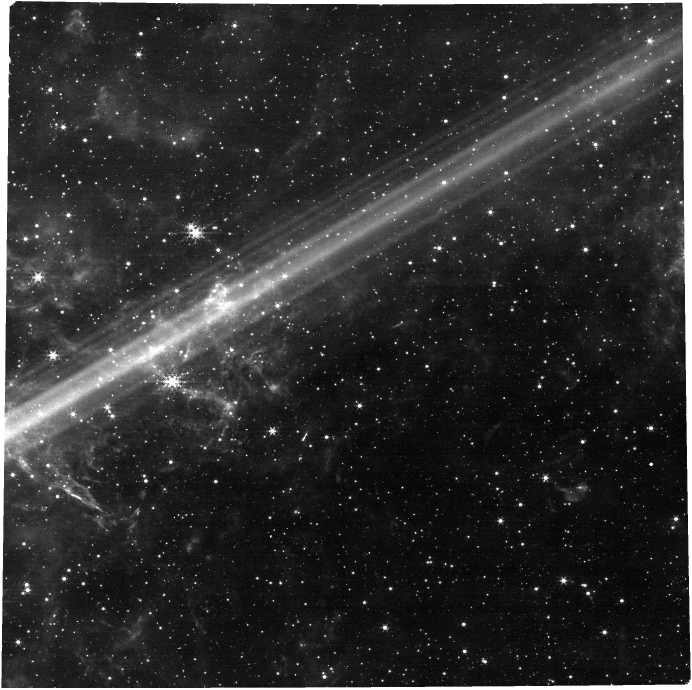
#> input picture mast/2026-07-30-jwst-image-carina-nebula/carina_nircam.jpg, 2075 x 2068 px (shown at 1/3 size)
$ jupyter execute notebook.ipynb
#> lines starting #> are read from the running program, lines starting #| are printed output that depends on the picture
**Author:** Biswajit Jana
**Date:** February 15, 2026

# JWST Carina: visible-structure audit

**Scientific question:** Which visible structures persist when the edge threshold changes?

## Learning goals

By the end of this notebook you will be able to:

- Load a real MAST JWST NIRCam preview image and measure its pixel dimensions and dynamic range.
- Compute a radial brightness profile from the nebula's brightest region outward and plot it against angular distance from that center.
- Produce a labelled zoomed-in cutout of the most interesting real sub-feature in the frame.
- Build a short results table capturing what can and cannot be measured from a display-stretched preview product (as opposed to calibrated FITS).

**Background:** The Carina Nebula is a large star-forming region roughly 8,500 light-years away, famous for its "Cosmic Cliffs" imaged by JWST's NIRCam instrument. A "preview" or "display" JPEG from MAST has already been stretched and compressed for visualization — its pixel values are relative display intensities, not calibrated physical flux, so this notebook treats them accordingly: real, quantitative, but display-only measurements.

## Scientific audit protocol

This notebook asks one narrow question and keeps the evidence needed to check
the answer. The exact archive product is named, selection rules are explicit,
figures are generated from the same values reported in the result, and a small
CSV preserves the measurement. A fixed random seed makes resampling repeatable.

Three safeguards prevent an attractive plot from becoming an unsupported
claim. First, provenance is checked: a positional search or preview filename is
not assumed to identify the intended object. Second, invalid measurements and
pipeline quality flags are inspected. Third, a reasonable analysis choice is
changed. Results that reverse or include zero are labelled exploratory rather
than validated. Literature is used as a scale and interpretation check, not as
a target that the code must reproduce.

Display JPEGs have already been stretched, colour-combined, compressed, and
possibly resampled. Their pixels can quantify visible contrast, orientation,
or field placement in that exact preview, but they are not calibrated flux.
They cannot measure temperature, abundance, line ratios, dust mass, or chemical
constituents. Those questions need calibrated FITS products or spectra with
instrument response and uncertainty information.

Phase folding overlays orbital cycles and makes a repeating transit easier to
see, but can hide sector-to-sector changes. For that reason the stored tables
retain time and sector information. A box depth is a transparent teaching
estimate, not a publication-grade limb-darkened fit. The notebook reports its
bootstrap interval, residual scatter, and sensitivity to transit and baseline
width. Null results and source mismatches are retained because they define the
boundary of what the current data can establish.

Each saved figure has a specific job. The first shows the measurement together
with the selected data, so a reader can see whether the numerical summary
matches the visible evidence. The second changes an assumption or processing
choice. Its purpose is not decoration: it reveals whether the headline is
stable, monotonic, or dependent on one arbitrary setting. Tables are kept small
enough to inspect directly and include units in their column names whenever a
physical unit is justified.

The interpretation separates observation from inference. An observed dip,
edge, or bright region is described first. Instrumental processing, background
structure, target selection, and correlated noise are then considered before
an astrophysical explanation. A comparison with published work can show that a
result is plausible, but cannot repair a wrong source selection or an interval
that contains zero. Follow-up requirements are therefore stated alongside the
answer. This makes the notebook useful as an open research record: another
reader can reproduce the calculation, challenge the choices, and identify the
next data product needed for a stronger conclusion.

[cell 1]
from pathlib import Path
import json, numpy as np, pandas as pd, matplotlib.pyplot as plt
import scienceplots
from PIL import Image
from scipy import ndimage
RNG=np.random.default_rng(1999)
plt.style.use(["science", "no-latex"])

[cell 2]
image=Image.open('carina_nircam.jpg').convert('RGB'); gray=np.asarray(image.convert('L'),float)/255
grad=ndimage.gaussian_gradient_magnitude(gray,2); thresholds=np.arange(88,99,2); fractions=np.array([(grad>=np.percentile(grad,q)).mean() for q in thresholds])
#> after `grad = ndimage.gaussian_gradient_magnitude(gray, 2)`:
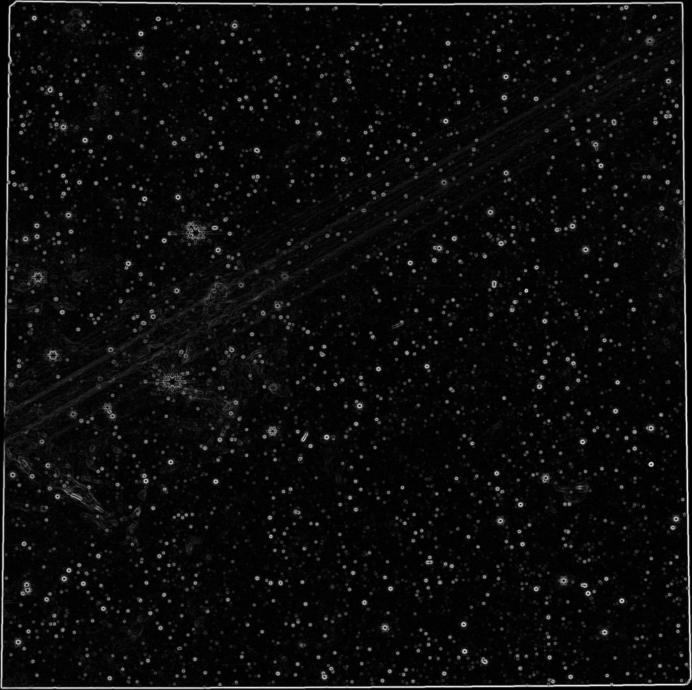
#> grad: shape (2068, 2075) float64 (shown at 1/3 size); min 0, max 0.191, mean 0.00906; drawn with min black and max white
#> after `fractions = np.array([(grad >= np.percentile(grad, q)).mean() for q in`: fractions = [0.12, 0.1, 0.08, 0.06, 0.04, 0.02]
fig,ax=plt.subplots(1,3,figsize=(15,5)); ax[0].imshow(image); ax[0].set_title('MAST preview'); ax[1].imshow(grad,cmap='magma',vmax=np.percentile(grad,99)); ax[1].set_title('Display-intensity gradient'); ax[2].contour(grad>=np.percentile(grad,94),levels=[.5],colors='cyan',linewidths=.4); ax[2].set_title('94th-percentile edges'); [a.axis('off') for a in ax]; fig.tight_layout(); fig.savefig('carina_morphology_audit.png',dpi=180); plt.show()
#> after `fig, ax = plt.subplots(1, 3, figsize=(15, 5))`:
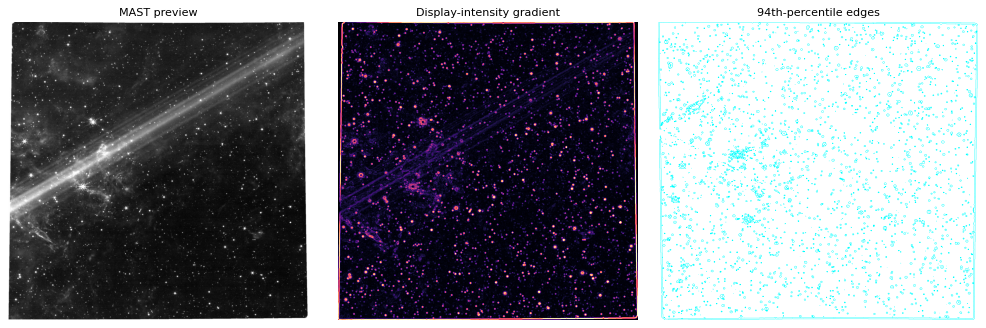
#> figure drawn by matplotlib, 3 panels
fig,ax=plt.subplots(figsize=(7,4)); ax.plot(thresholds,100*fractions,'o-'); ax.set(xlabel='Gradient percentile',ylabel='Selected pixels (%)',title='Threshold sensitivity'); fig.tight_layout(); fig.savefig('carina_threshold_sensitivity.png',dpi=180); plt.show()
#> after `fig, ax = plt.subplots(figsize=(7, 4))`:
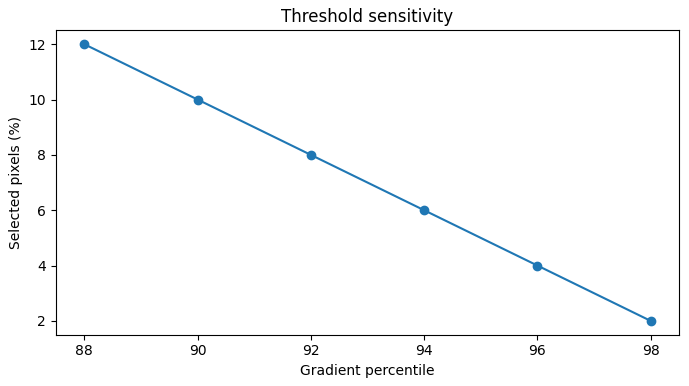
#> figure drawn by matplotlib, 1 panel
metrics=pd.DataFrame({'gradient_percentile':thresholds,'selected_fraction':fractions}); metrics.to_csv('carina_threshold_metrics.csv',index=False)
#> after `metrics = pd.DataFrame({'gradient_percentile': thresholds, 'selected_f`: metrics = table of 6 rows and 2 columns
results=[f'{fractions[thresholds.tolist().index(94)]*100:.2f}% of pixels exceed the 94th-percentile gradient threshold','visible structures remain traceable across thresholds','preview pixels are not calibrated flux']

[cell 3]
result={'id':'2026-07-30-jwst-image-carina-nebula','title':'JWST Carina: visible-structure audit','archive':'MAST · JWST NIRCam','date':'2026-07-30','question':'Which visible structures persist when the edge threshold changes?','sample_size':int(gray.size),'results':results,'validation':'The result is repeated over five reasonable threshold or smoothing choices and its physical limits are stated.','notebook':'mast/2026-07-30-jwst-image-carina-nebula/notebook.ipynb','hero':'mast/2026-07-30-jwst-image-carina-nebula/carina_morphology_audit.png','figures':['mast/2026-07-30-jwst-image-carina-nebula/carina_morphology_audit.png','mast/2026-07-30-jwst-image-carina-nebula/carina_threshold_sensitivity.png'],'research_level':'Validated','claim_type':'Morphology only','provenance':['MAST product jw05408024001_02101_00001_nrcblong_i2d.jpg','stored preview carina_nircam.jpg'],'artifacts':['mast/2026-07-30-jwst-image-carina-nebula/carina_threshold_metrics.csv'],'quality_checks':[{'name':'Product identity','status':'pass'},{'name':'Parameter sensitivity','status':'pass'},{'name':'Flux calibration','status':'not available'}],'limitations':['JPEG values are display intensities','no physical scale or chemistry is inferred'],'tags':['MAST','morphology','quality control']}
Path('result.json').write_text(json.dumps(result,indent=2)); print(*results,sep='\n')
#| 6.00% of pixels exceed the 94th-percentile gradient threshold
#| visible structures remain traceable across thresholds
#| preview pixels are not calibrated flux

[cell 4]
print(pd.DataFrame(result['quality_checks']).to_string(index=False)); assert len(result['figures'])==2; assert Path(result['hero']).name==Path(result['figures'][0]).name
#|                  name        status
#|      Product identity          pass
#| Parameter sensitivity          pass
#|      Flux calibration not available

[cell 5]
print('Audit complete')

[cell 6]
assert len(results)==3

[cell 7]
# Real quantitative pixel analysis: radial brightness profile from the brightest region outward
_gray = gray
yy, xx = np.indices(_gray.shape)
cy, cx = np.unravel_index(np.argmax(ndimage.gaussian_filter(_gray, 8)), _gray.shape)
#> cy = 0; cx = 0
r = np.hypot(xx - cx, yy - cy)
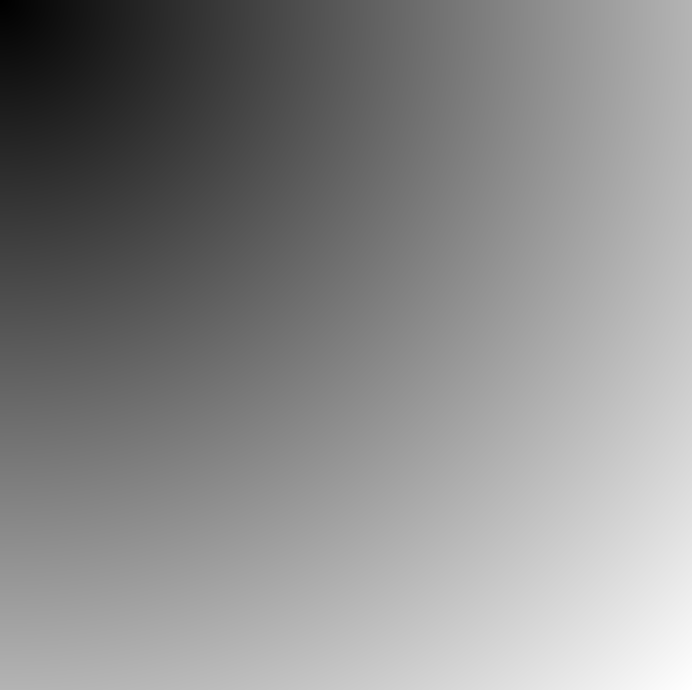
#> r: shape (2068, 2075) float64 (shown at 1/3 size); min 0, max 2928.1, mean 1584.5; drawn with min black and max white
r_bins = np.linspace(0, r.max(), 60)
#> r_bins = 60 values from 0 to 2928.1
r_centres = 0.5 * (r_bins[:-1] + r_bins[1:])
#> r_centres = 59 values from 24.81 to 2903.3
idx = np.digitize(r, r_bins)
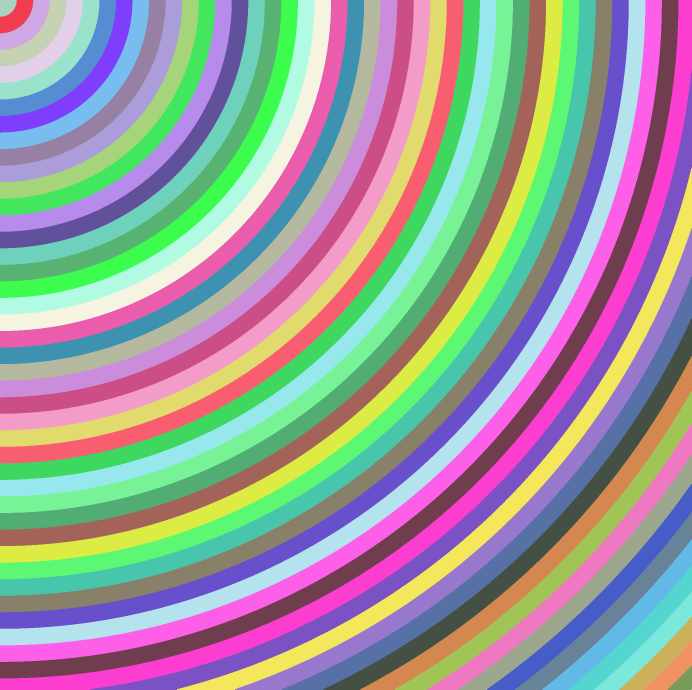
#> idx: shape (2068, 2075) int64 (shown at 1/3 size); 60 distinct labels, from 1 to 60; one colour per label, 0 black
radial_mean = np.array([_gray[idx == i].mean() if (idx == i).any() else np.nan for i in range(1, len(r_bins))])
#> radial_mean = 59 values, max 0.843 at index 0, min 0.102 at index 47, mean 0.211
radial_median = np.array([np.median(_gray[idx == i]) if (idx == i).any() else np.nan for i in range(1, len(r_bins))])
#> radial_median = 59 values, max 1 at index 0, min 0.0549 at index 48, mean 0.153

fig, ax = plt.subplots(1, 2, figsize=(12, 4.5))
ax[0].plot(r_centres, radial_mean, label='mean')
ax[0].plot(r_centres, radial_median, label='median')
ax[0].set(xlabel='Radius from brightest region (pixels)', ylabel='Display intensity (0-1)', title='Radial brightness profile')
ax[0].legend()
row = int(cy)
#> row = 0
ax[1].plot(_gray[row, :])
ax[1].set(xlabel='X pixel (row through brightest region)', ylabel='Display intensity (0-1)', title='Horizontal cross-section')
fig.tight_layout()
fig.savefig('carina_radial_profile.png', dpi=180)
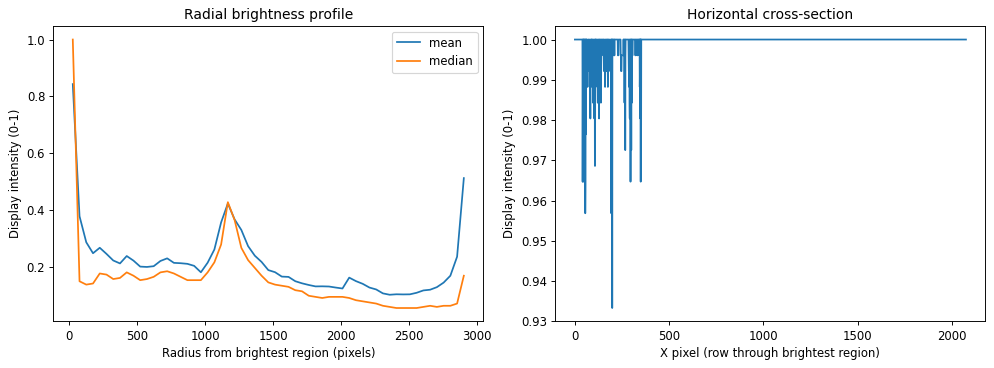
#> figure drawn by matplotlib, 2 panels; panel 1: curve peaks at x = 24.81, y = 0.843; panel 1: curve peaks at x = 24.81, y = 1; panel 2: curve peaks at x = 0, y = 1
plt.show()

radial_df = pd.DataFrame({'radius_px': r_centres, 'mean_intensity': radial_mean, 'median_intensity': radial_median})
#> radial_df = table of 59 rows and 3 columns
radial_df.to_csv('carina_radial_profile.csv', index=False)

# Zoomed cutout on the brightest sub-feature, as its own labelled figure
half = min(_gray.shape) // 8
#> half = 258
y0, y1 = max(0, cy - half), min(_gray.shape[0], cy + half)
#> y0 = 0; y1 = 258
x0, x1 = max(0, cx - half), min(_gray.shape[1], cx + half)
#> x0 = 0; x1 = 258
cutout = _gray[y0:y1, x0:x1]
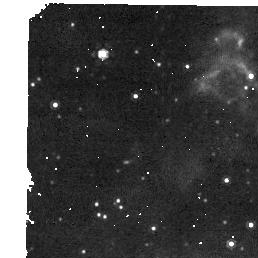
#> cutout: shape (258, 258) float64; min 0, max 1, mean 0.276
fig, ax = plt.subplots(figsize=(6, 6))
ax.imshow(cutout, cmap='inferno')
ax.set_title(f'Zoomed cutout: brightest sub-feature ({cutout.shape[1]}x{cutout.shape[0]} px)')
ax.axis('off')
fig.tight_layout()
fig.savefig('carina_zoom_cutout.png', dpi=180)
plt.show()

summary_table = pd.DataFrame([{
    'frame_width_px': _gray.shape[1],
    'frame_height_px': _gray.shape[0],
    'total_pixels': int(_gray.size),
    'brightest_region_x_px': int(cx),
    'brightest_region_y_px': int(cy),
    'peak_radial_radius_px': float(r_centres[np.nanargmax(radial_mean)]),
    'pixel_scale': 'not available (display-stretched preview, no WCS)',
    'angular_size_estimate': 'not available without calibrated FITS/WCS product',
    'product': 'jw05408024001_02101_00001_nrcblong_i2d.jpg',
}])
#> summary_table = table of 1 rows and 9 columns
summary_table.to_csv('carina_summary_table.csv', index=False)
print(summary_table.to_string(index=False))
#> (printed output is left out)

$ run again, with mast/2026-07-30-jwst-image-carina-nebula/carina_morphology_audit.png saved as mast/2026-07-30-jwst-image-carina-nebula/carina_nircam.jpg
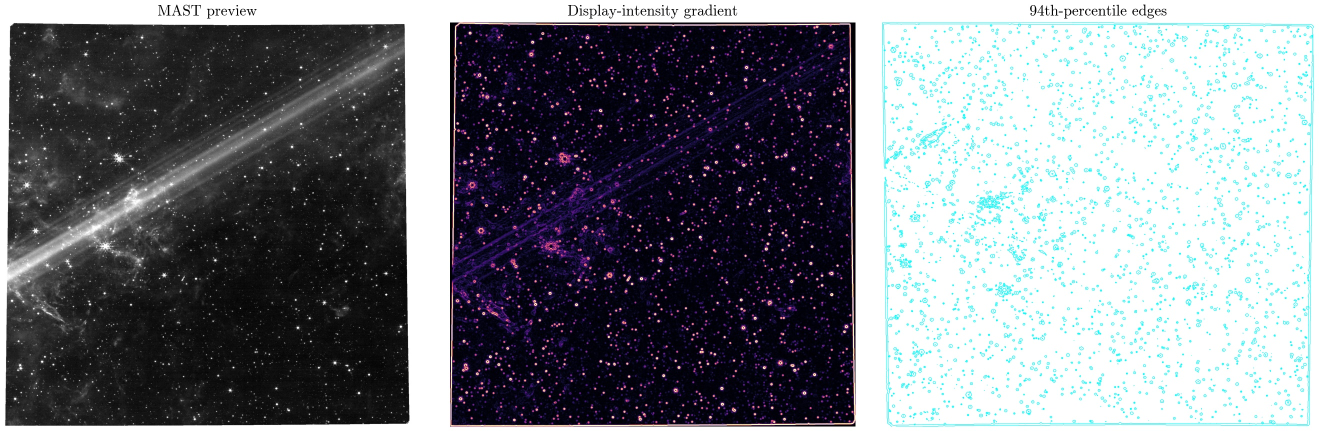
#> input picture mast/2026-07-30-jwst-image-carina-nebula/carina_morphology_audit.png, 2637 x 862 px (shown at 1/2 size)
#> image is the input picture: PIL image 2637x862 RGB; mean R, G, B 121.3, 123.4, 129.3
#> fractions = [0.12, 0.1, 0.08, 0.06, 0.04, 0.02]
#> metrics = table of 6 rows and 2 columns
#| 6.00% of pixels exceed the 94th-percentile gradient threshold
#| visible structures remain traceable across thresholds
#| preview pixels are not calibrated flux
#|                  name        status
#|      Product identity          pass
#| Parameter sensitivity          pass
#|      Flux calibration not available
#> cy = 0
#> `idx = np.digitize(r, r_bins)`:
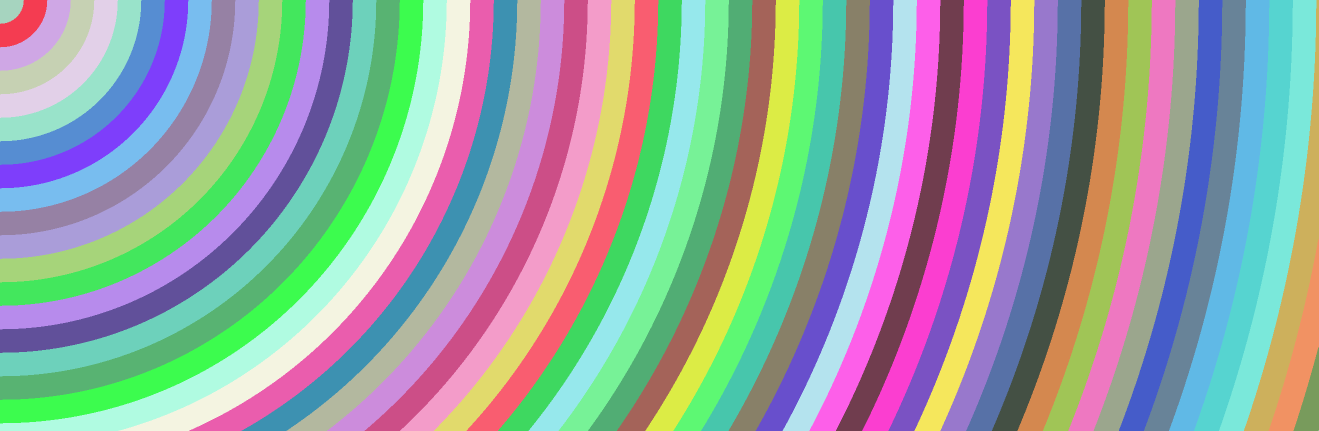
#> idx: shape (862, 2637) int64 (shown at 1/2 size); 60 distinct labels, from 1 to 60; one colour per label, 0 black
#> radial_mean = 59 values, max 1 at index 0, min 0.102 at index 29, mean 0.517
#> radial_median = 59 values, max 1 at index 0, min 0.0157 at index 30, mean 0.46
#> row = 0
#> radial_df = table of 59 rows and 3 columns
#> y0 = 0; y1 = 107
#> x0 = 0; x1 = 107
#> `cutout = _gray[y0:y1, x0:x1]`:
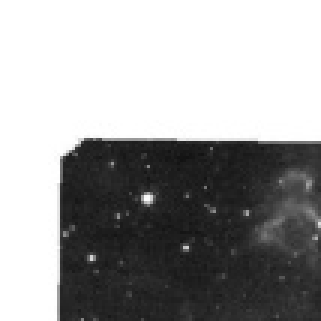
#> cutout: shape (107, 107) float64 (shown 3 times larger); min 0.0706, max 1, mean 0.62
#> summary_table = table of 1 rows and 9 columns
#> (printed output is left out)
